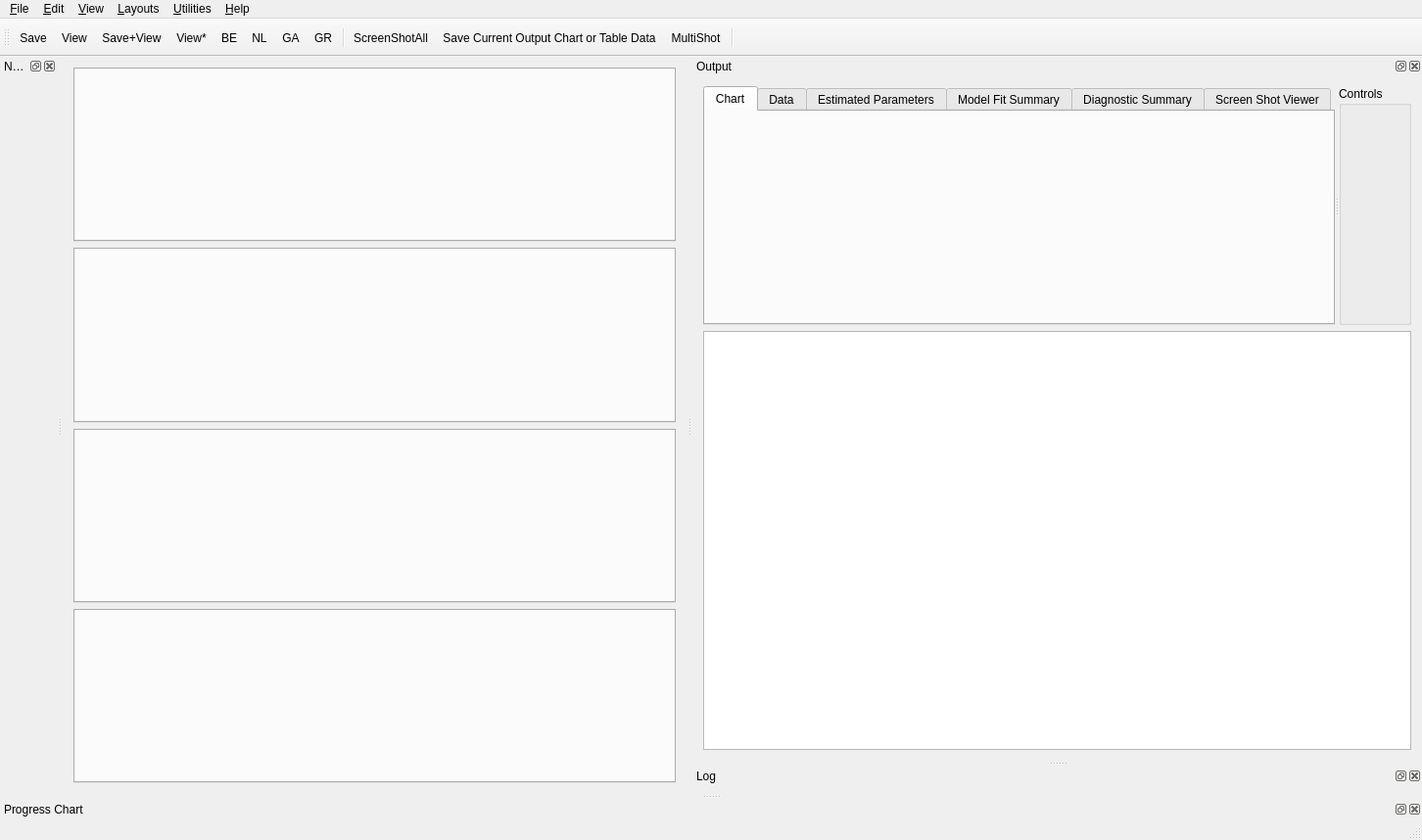
<?xml version="1.0" encoding="UTF-8"?>
<ui version="4.0">
 <class>nmfMainWindow</class>
 <widget class="QMainWindow" name="nmfMainWindow">
  <property name="geometry">
   <rect>
    <x>0</x>
    <y>0</y>
    <width>1452</width>
    <height>858</height>
   </rect>
  </property>
  <property name="windowTitle">
   <string>MSSPM (Kraken)</string>
  </property>
  <widget class="QWidget" name="centralWidget">
   <property name="sizePolicy">
    <sizepolicy hsizetype="Expanding" vsizetype="Expanding">
     <horstretch>0</horstretch>
     <verstretch>0</verstretch>
    </sizepolicy>
   </property>
   <property name="minimumSize">
    <size>
     <width>100</width>
     <height>100</height>
    </size>
   </property>
   <property name="maximumSize">
    <size>
     <width>16777215</width>
     <height>16777215</height>
    </size>
   </property>
   <layout class="QVBoxLayout" name="verticalLayout_3">
    <item>
     <widget class="QTabWidget" name="SetupInputTabWidget">
      <property name="minimumSize">
       <size>
        <width>10</width>
        <height>0</height>
       </size>
      </property>
      <property name="maximumSize">
       <size>
        <width>16777215</width>
        <height>16777215</height>
       </size>
      </property>
      <property name="focusPolicy">
       <enum>Qt::TabFocus</enum>
      </property>
      <property name="whatsThis">
       <string/>
      </property>
      <property name="currentIndex">
       <number>-1</number>
      </property>
     </widget>
    </item>
    <item>
     <widget class="QTabWidget" name="EstimationDataInputTabWidget">
      <property name="enabled">
       <bool>true</bool>
      </property>
      <property name="maximumSize">
       <size>
        <width>16777215</width>
        <height>16777215</height>
       </size>
      </property>
      <property name="toolTip">
       <string/>
      </property>
      <property name="statusTip">
       <string/>
      </property>
      <property name="currentIndex">
       <number>-1</number>
      </property>
      <property name="documentMode">
       <bool>false</bool>
      </property>
      <property name="tabsClosable">
       <bool>false</bool>
      </property>
      <property name="movable">
       <bool>true</bool>
      </property>
     </widget>
    </item>
    <item>
     <widget class="QTabWidget" name="DiagnosticsDataInputTabWidget"/>
    </item>
    <item>
     <widget class="QTabWidget" name="ForecastDataInputTabWidget"/>
    </item>
   </layout>
  </widget>
  <widget class="QMenuBar" name="menuBar">
   <property name="geometry">
    <rect>
     <x>0</x>
     <y>0</y>
     <width>1452</width>
     <height>21</height>
    </rect>
   </property>
   <widget class="QMenu" name="menuFile">
    <property name="title">
     <string>&amp;File</string>
    </property>
    <addaction name="actionOpenCSVFile"/>
    <addaction name="separator"/>
    <addaction name="actionSaveSettings"/>
    <addaction name="actionSaveCurrentRun"/>
    <addaction name="separator"/>
    <addaction name="actionImportDatabase"/>
    <addaction name="actionExportDatabase"/>
    <addaction name="actionExportAllDatabases"/>
    <addaction name="separator"/>
    <addaction name="actionPreferences"/>
    <addaction name="separator"/>
    <addaction name="actionQuit"/>
   </widget>
   <widget class="QMenu" name="menuEdit">
    <property name="title">
     <string>&amp;Edit</string>
    </property>
    <addaction name="actionClear"/>
    <addaction name="actionCopy"/>
    <addaction name="actionPaste"/>
    <addaction name="actionPasteAll"/>
    <addaction name="separator"/>
    <addaction name="actionSelectAll"/>
    <addaction name="actionDeselectAll"/>
   </widget>
   <widget class="QMenu" name="menuData">
    <property name="title">
     <string>&amp;View</string>
    </property>
    <addaction name="actionShowAllSavedRuns"/>
    <addaction name="actionSaveAndShowCurrentRun"/>
    <addaction name="actionShowCurrentRun"/>
    <addaction name="actionShowTableNames"/>
   </widget>
   <widget class="QMenu" name="menuHelp">
    <property name="title">
     <string>&amp;Help</string>
    </property>
    <addaction name="actionWhatsThis"/>
    <addaction name="actionResetCursor"/>
    <addaction name="separator"/>
    <addaction name="actionAbout"/>
   </widget>
   <widget class="QMenu" name="menuUtilities">
    <property name="title">
     <string>&amp;Utilities</string>
    </property>
    <addaction name="actionCreateTables"/>
    <addaction name="actionCreateSimulatedBiomass"/>
    <addaction name="separator"/>
    <addaction name="actionGenerateLinearObservedBiomass"/>
    <addaction name="actionGenerateLogisticObservedBiomass"/>
    <addaction name="actionGenerateLogisticMultiSpeciesObservedBiomass"/>
    <addaction name="actionClearSpecificOutputData"/>
    <addaction name="actionClearOutputData"/>
    <addaction name="separator"/>
    <addaction name="actionSetEstimatedGrowthRateToTestValue"/>
    <addaction name="actionSetEstimatedCarryingCapacityToTestValue"/>
    <addaction name="actionSetEstmatedCompetitionToTestValues"/>
    <addaction name="actionClearEstimatedCompetition"/>
    <addaction name="separator"/>
    <addaction name="actionStopRun"/>
    <addaction name="separator"/>
    <addaction name="separator"/>
    <addaction name="actionToggleManagerMode"/>
    <addaction name="actionToggleManagerModeViewer"/>
   </widget>
   <widget class="QMenu" name="menuLayouts">
    <property name="title">
     <string>&amp;Layouts</string>
    </property>
    <addaction name="actionLayoutOutput"/>
    <addaction name="separator"/>
    <addaction name="actionLayoutDefault"/>
   </widget>
   <addaction name="menuFile"/>
   <addaction name="menuEdit"/>
   <addaction name="menuData"/>
   <addaction name="menuLayouts"/>
   <addaction name="menuUtilities"/>
   <addaction name="menuHelp"/>
  </widget>
  <widget class="QToolBar" name="mainToolBar">
   <property name="windowTitle">
    <string>Main Toolbar</string>
   </property>
   <property name="whatsThis">
    <string>&lt;html&gt;&lt;head/&gt;&lt;body&gt;&lt;p&gt;&lt;br/&gt;&lt;/p&gt;&lt;/body&gt;&lt;/html&gt;</string>
   </property>
   <attribute name="toolBarArea">
    <enum>TopToolBarArea</enum>
   </attribute>
   <attribute name="toolBarBreak">
    <bool>false</bool>
   </attribute>
   <addaction name="actionSaveCurrentRunTB"/>
   <addaction name="actionShowCurrentRunTB"/>
   <addaction name="actionSaveViewTB"/>
   <addaction name="actionShowAllSavedRunsTB"/>
   <addaction name="actionBeesTB"/>
   <addaction name="actionNLoptTB"/>
   <addaction name="actionGeneticTB"/>
   <addaction name="actionGradientTB"/>
   <addaction name="separator"/>
   <addaction name="actionScreenShotAll"/>
   <addaction name="actionScreenShot"/>
   <addaction name="actionMultiShot"/>
   <addaction name="separator"/>
   <addaction name="actionWhatsThisTB"/>
  </widget>
  <widget class="QStatusBar" name="statusBar"/>
  <widget class="QDockWidget" name="NavigatorDockWidget">
   <property name="windowTitle">
    <string>Navigator</string>
   </property>
   <attribute name="dockWidgetArea">
    <number>1</number>
   </attribute>
   <widget class="QWidget" name="NavigatorWidget"/>
  </widget>
  <widget class="QDockWidget" name="OutputDockWidget">
   <property name="windowTitle">
    <string>Output</string>
   </property>
   <attribute name="dockWidgetArea">
    <number>2</number>
   </attribute>
   <widget class="QWidget" name="OutputWidget">
    <layout class="QVBoxLayout" name="verticalLayout_2">
     <item>
      <layout class="QVBoxLayout" name="verticalLayout">
       <item>
        <widget class="QSplitter" name="splitter">
         <property name="orientation">
          <enum>Qt::Horizontal</enum>
         </property>
         <widget class="QTabWidget" name="MSSPMOutputTabWidget">
          <property name="sizePolicy">
           <sizepolicy hsizetype="Expanding" vsizetype="Expanding">
            <horstretch>0</horstretch>
            <verstretch>0</verstretch>
           </sizepolicy>
          </property>
          <property name="minimumSize">
           <size>
            <width>0</width>
            <height>0</height>
           </size>
          </property>
          <property name="maximumSize">
           <size>
            <width>16777215</width>
            <height>16777215</height>
           </size>
          </property>
          <property name="currentIndex">
           <number>0</number>
          </property>
          <property name="usesScrollButtons">
           <bool>false</bool>
          </property>
          <widget class="QWidget" name="MSSPMOutputChartTab">
           <attribute name="title">
            <string>Chart</string>
           </attribute>
          </widget>
          <widget class="QWidget" name="MSSPMDataTab">
           <attribute name="title">
            <string>Data</string>
           </attribute>
           <layout class="QVBoxLayout" name="verticalLayout_13">
            <item>
             <widget class="QTableView" name="MSSPMOutputTV"/>
            </item>
           </layout>
          </widget>
          <widget class="QWidget" name="MSSPMOutputEstimatedParametersTab">
           <attribute name="title">
            <string>Estimated Parameters</string>
           </attribute>
          </widget>
          <widget class="QWidget" name="MSSPMOutputModelFitSummaryTab">
           <attribute name="title">
            <string>Model Fit Summary</string>
           </attribute>
          </widget>
          <widget class="QWidget" name="MSSPMOutputDiagnosticSummaryTab">
           <attribute name="title">
            <string>Diagnostic Summary</string>
           </attribute>
          </widget>
          <widget class="QWidget" name="MSSPMOutputScreenShotViewerTab">
           <attribute name="title">
            <string>Screen Shot Viewer</string>
           </attribute>
          </widget>
         </widget>
         <widget class="QGroupBox" name="MSSPMOutputControlsGB">
          <property name="sizePolicy">
           <sizepolicy hsizetype="Expanding" vsizetype="Expanding">
            <horstretch>0</horstretch>
            <verstretch>0</verstretch>
           </sizepolicy>
          </property>
          <property name="minimumSize">
           <size>
            <width>0</width>
            <height>0</height>
           </size>
          </property>
          <property name="maximumSize">
           <size>
            <width>16777215</width>
            <height>16777215</height>
           </size>
          </property>
          <property name="title">
           <string>Controls</string>
          </property>
         </widget>
        </widget>
       </item>
       <item>
        <widget class="QTextEdit" name="SetupOutputTE">
         <property name="toolTip">
          <string>Shows the output from the Setup procedure.</string>
         </property>
         <property name="statusTip">
          <string>Shows the output from the Setup procedure.</string>
         </property>
         <property name="whatsThis">
          <string>&lt;html&gt;&lt;head/&gt;&lt;body&gt;&lt;p align=&quot;center&quot;&gt;&lt;span style=&quot; font-weight:600;&quot;&gt;Setup Output&lt;/span&gt;&lt;/p&gt;&lt;p&gt;This window shows a recap of the data entered into MSSPM during the Setup process.&lt;br/&gt;&lt;/p&gt;&lt;/body&gt;&lt;/html&gt;</string>
         </property>
         <property name="readOnly">
          <bool>true</bool>
         </property>
         <property name="html">
          <string>&lt;!DOCTYPE HTML PUBLIC &quot;-//W3C//DTD HTML 4.0//EN&quot; &quot;http://www.w3.org/TR/REC-html40/strict.dtd&quot;&gt;
&lt;html&gt;&lt;head&gt;&lt;meta name=&quot;qrichtext&quot; content=&quot;1&quot; /&gt;&lt;style type=&quot;text/css&quot;&gt;
p, li { white-space: pre-wrap; }
&lt;/style&gt;&lt;/head&gt;&lt;body style=&quot; font-family:'Ubuntu'; font-size:10pt; font-weight:400; font-style:normal;&quot;&gt;
&lt;p style=&quot;-qt-paragraph-type:empty; margin-top:0px; margin-bottom:0px; margin-left:0px; margin-right:0px; -qt-block-indent:0; text-indent:0px; font-family:'Noto Sans'; font-size:9pt;&quot;&gt;&lt;br /&gt;&lt;/p&gt;&lt;/body&gt;&lt;/html&gt;</string>
         </property>
        </widget>
       </item>
      </layout>
     </item>
    </layout>
   </widget>
  </widget>
  <widget class="QDockWidget" name="LogDockWidget">
   <property name="windowTitle">
    <string>Log</string>
   </property>
   <attribute name="dockWidgetArea">
    <number>2</number>
   </attribute>
   <widget class="QWidget" name="LogWidget"/>
  </widget>
  <widget class="QDockWidget" name="ProgressDockWidget">
   <property name="windowTitle">
    <string>Progress Chart</string>
   </property>
   <attribute name="dockWidgetArea">
    <number>8</number>
   </attribute>
   <widget class="QWidget" name="ProgressWidget"/>
  </widget>
  <action name="actionConnectToDatabase">
   <property name="text">
    <string>&amp;Connect to Database</string>
   </property>
  </action>
  <action name="actionShowTableNames">
   <property name="text">
    <string>&amp;Table Names</string>
   </property>
   <property name="shortcut">
    <string>Ctrl+Shift+T</string>
   </property>
  </action>
  <action name="actionQuit">
   <property name="text">
    <string>&amp;Quit</string>
   </property>
   <property name="shortcut">
    <string>Ctrl+Q</string>
   </property>
  </action>
  <action name="actionCopy">
   <property name="text">
    <string>&amp;Copy</string>
   </property>
   <property name="toolTip">
    <string>Copy</string>
   </property>
   <property name="shortcut">
    <string>Ctrl+C</string>
   </property>
  </action>
  <action name="actionPaste">
   <property name="text">
    <string>&amp;Paste</string>
   </property>
   <property name="shortcut">
    <string>Ctrl+V</string>
   </property>
  </action>
  <action name="actionClear">
   <property name="text">
    <string>C&amp;lear</string>
   </property>
   <property name="shortcut">
    <string>Ctrl+X</string>
   </property>
  </action>
  <action name="actionPasteAll">
   <property name="text">
    <string>Paste &amp;All</string>
   </property>
   <property name="shortcut">
    <string>Ctrl+Shift+V</string>
   </property>
  </action>
  <action name="actionSelectAll">
   <property name="text">
    <string>&amp;Select All</string>
   </property>
   <property name="shortcut">
    <string>Ctrl+A</string>
   </property>
  </action>
  <action name="actionDeselectAll">
   <property name="text">
    <string>&amp;Deselect All</string>
   </property>
   <property name="shortcut">
    <string>Ctrl+Shift+A</string>
   </property>
  </action>
  <action name="actionShowCurrentRun">
   <property name="checkable">
    <bool>false</bool>
   </property>
   <property name="text">
    <string>Current Run</string>
   </property>
   <property name="toolTip">
    <string>Show chart of current run</string>
   </property>
   <property name="statusTip">
    <string>Show chart of current run</string>
   </property>
   <property name="shortcut">
    <string>Ctrl+Shift+C</string>
   </property>
  </action>
  <action name="actionClearOutputData2">
   <property name="text">
    <string>Clear Output Data</string>
   </property>
   <property name="toolTip">
    <string>Clears all estimated and derived output tables from database</string>
   </property>
   <property name="statusTip">
    <string>Clears all estimated and derived output tables from database</string>
   </property>
  </action>
  <action name="actionShowAllSavedRuns">
   <property name="text">
    <string>All Saved Runs</string>
   </property>
   <property name="toolTip">
    <string>Show charts of all data in output tables.</string>
   </property>
   <property name="statusTip">
    <string>Show charts of all data in output tables.</string>
   </property>
  </action>
  <action name="actionSaveCurrentRun">
   <property name="text">
    <string>Save Current Run</string>
   </property>
  </action>
  <action name="actionClearOutputData">
   <property name="text">
    <string>Clear All Output Data</string>
   </property>
   <property name="toolTip">
    <string>Clears all Output and Forecast tables from database</string>
   </property>
   <property name="statusTip">
    <string>Clears all Output and Forecast tables from database</string>
   </property>
  </action>
  <action name="actionSaveAndShowCurrentRun">
   <property name="text">
    <string>And Save Current Run</string>
   </property>
   <property name="toolTip">
    <string>Save and then show chart of current run</string>
   </property>
   <property name="statusTip">
    <string>Save and then show chart of current run</string>
   </property>
  </action>
  <action name="actionShowCurrentRunTB">
   <property name="text">
    <string>View</string>
   </property>
   <property name="toolTip">
    <string>View Current Run</string>
   </property>
   <property name="whatsThis">
    <string>&lt;html&gt;&lt;head/&gt;&lt;body&gt;&lt;p align=&quot;center&quot;&gt;&lt;span style=&quot; font-weight:600;&quot;&gt;View Current Run&lt;/span&gt;&lt;/p&gt;&lt;p&gt;Shows the current run for the currently selected Species. This is the run that was previously saved.&lt;/p&gt;&lt;/body&gt;&lt;/html&gt;</string>
   </property>
  </action>
  <action name="actionShowAllSavedRunsTB">
   <property name="text">
    <string>View*</string>
   </property>
   <property name="toolTip">
    <string>View All Saved Runs</string>
   </property>
   <property name="whatsThis">
    <string>&lt;html&gt;&lt;head/&gt;&lt;body&gt;&lt;p align=&quot;center&quot;&gt;&lt;span style=&quot; font-weight:600;&quot;&gt;Show All Saved Runs&lt;/span&gt;&lt;/p&gt;&lt;p&gt;This feature allows all the saved runs to be viewed on the same chart. This button must be used in conjunction with the BE and NL toggles to filter which saved runs are to be displayed.&lt;/p&gt;&lt;/body&gt;&lt;/html&gt;</string>
   </property>
  </action>
  <action name="actionSaveCurrentRunTB">
   <property name="text">
    <string>Save</string>
   </property>
   <property name="toolTip">
    <string>Save Current Run</string>
   </property>
   <property name="whatsThis">
    <string>&lt;html&gt;&lt;head/&gt;&lt;body&gt;&lt;p align=&quot;center&quot;&gt;&lt;span style=&quot; font-weight:600;&quot;&gt;Save Current Run&lt;/span&gt;&lt;/p&gt;&lt;p&gt;Saves the current run so it can be viewed with other saved runs on same plot.&lt;/p&gt;&lt;/body&gt;&lt;/html&gt;</string>
   </property>
  </action>
  <action name="actionBeesTB">
   <property name="checkable">
    <bool>true</bool>
   </property>
   <property name="checked">
    <bool>false</bool>
   </property>
   <property name="text">
    <string>BE</string>
   </property>
   <property name="toolTip">
    <string>Used with View* to show only Bees Algorithm curves</string>
   </property>
   <property name="whatsThis">
    <string>&lt;html&gt;&lt;head/&gt;&lt;body&gt;&lt;p align=&quot;center&quot;&gt;&lt;span style=&quot; font-weight:600;&quot;&gt;Bees Filter&lt;/span&gt;&lt;/p&gt;&lt;p&gt;When used in conjunction with the View* button, this option allows all of the Bees saved plots to be viewed in the same chart.&lt;/p&gt;&lt;/body&gt;&lt;/html&gt;</string>
   </property>
  </action>
  <action name="actionGeneticTB">
   <property name="checkable">
    <bool>true</bool>
   </property>
   <property name="checked">
    <bool>false</bool>
   </property>
   <property name="text">
    <string>GA</string>
   </property>
   <property name="toolTip">
    <string>Used with View* to show only Genetic Algorithm curves</string>
   </property>
  </action>
  <action name="actionGradientTB">
   <property name="checkable">
    <bool>true</bool>
   </property>
   <property name="checked">
    <bool>false</bool>
   </property>
   <property name="text">
    <string>GR</string>
   </property>
   <property name="toolTip">
    <string>Used with View* to show only Gradient-Based Algorithm curves</string>
   </property>
  </action>
  <action name="actionGenerateLinearObservedBiomass">
   <property name="text">
    <string>Generate Linear Observed Biomass</string>
   </property>
   <property name="toolTip">
    <string>Generate Linear Observed Biomass for Testing Purposes</string>
   </property>
   <property name="visible">
    <bool>false</bool>
   </property>
  </action>
  <action name="actionGenerateLogisticObservedBiomass">
   <property name="text">
    <string>Generate Logistic Observed Biomass</string>
   </property>
   <property name="toolTip">
    <string>Generate Logistic Observed Biomass for Testing Purposes</string>
   </property>
   <property name="visible">
    <bool>false</bool>
   </property>
  </action>
  <action name="actionGenerateLogisticMultiSpeciesObservedBiomass">
   <property name="text">
    <string>Generate Logistic Multi-Species Observed Biomass</string>
   </property>
   <property name="toolTip">
    <string>Generate Logistic Multi-Species Observed Biomass for Testing Purposes</string>
   </property>
   <property name="visible">
    <bool>false</bool>
   </property>
  </action>
  <action name="actionSetEstimatedGrowthRateToTestValue">
   <property name="checkable">
    <bool>false</bool>
   </property>
   <property name="text">
    <string>Set Estimated Growth Rate to Test Value </string>
   </property>
   <property name="visible">
    <bool>false</bool>
   </property>
  </action>
  <action name="actionSetEstimatedCarryingCapacityToTestValue">
   <property name="text">
    <string>Set Estimated Carrying Capacity to Test Value</string>
   </property>
   <property name="visible">
    <bool>false</bool>
   </property>
  </action>
  <action name="actionSetEstmatedCompetitionToTestValues">
   <property name="text">
    <string>Set Estmated Competition to Test Values</string>
   </property>
   <property name="visible">
    <bool>false</bool>
   </property>
  </action>
  <action name="actionClearEstimatedCompetition">
   <property name="text">
    <string>Clear Estimated Competition</string>
   </property>
   <property name="visible">
    <bool>false</bool>
   </property>
  </action>
  <action name="actionSaveViewTB">
   <property name="text">
    <string>Save+View</string>
   </property>
   <property name="toolTip">
    <string>Save the Current Run and View the Output</string>
   </property>
   <property name="whatsThis">
    <string>&lt;html&gt;&lt;head/&gt;&lt;body&gt;&lt;p align=&quot;center&quot;&gt;&lt;span style=&quot; font-weight:600;&quot;&gt;Save+View&lt;/span&gt;&lt;/p&gt;&lt;p&gt;This feature allows the user to Save the current run and View it as the current plot. It is the default behavior of the tool.&lt;/p&gt;&lt;/body&gt;&lt;/html&gt;</string>
   </property>
  </action>
  <action name="actionStopRun">
   <property name="text">
    <string>&amp;Stop the Current Run</string>
   </property>
   <property name="shortcut">
    <string>Ctrl+Esc</string>
   </property>
  </action>
  <action name="actionCreateTables">
   <property name="text">
    <string>Create Tables</string>
   </property>
   <property name="toolTip">
    <string>Creates any database tables not yet created</string>
   </property>
   <property name="statusTip">
    <string>Creates any database tables not yet created</string>
   </property>
  </action>
  <action name="actionLayoutOutput">
   <property name="text">
    <string>&amp;Output</string>
   </property>
   <property name="shortcut">
    <string>Ctrl+1</string>
   </property>
  </action>
  <action name="actionLayoutDefault">
   <property name="text">
    <string>&amp;Default</string>
   </property>
   <property name="shortcut">
    <string>Ctrl+L</string>
   </property>
  </action>
  <action name="actionWhatsThis">
   <property name="checkable">
    <bool>false</bool>
   </property>
   <property name="checked">
    <bool>false</bool>
   </property>
   <property name="text">
    <string>&amp;What's This?</string>
   </property>
   <property name="iconText">
    <string>Point and Click Help Feature (called &quot;What's This?&quot;) </string>
   </property>
   <property name="toolTip">
    <string>Point and Click Help Feature (called &quot;What's This?&quot;) </string>
   </property>
   <property name="statusTip">
    <string>Point and Click Help Feature (called &quot;What's This?&quot;) </string>
   </property>
  </action>
  <action name="actionAbout">
   <property name="text">
    <string>About...</string>
   </property>
  </action>
  <action name="actionWhatsThisTB">
   <property name="icon">
    <iconset resource="resource.qrc">
     <normaloff>:/icons/whatsthis.png</normaloff>:/icons/whatsthis.png</iconset>
   </property>
   <property name="text">
    <string/>
   </property>
   <property name="toolTip">
    <string>Point and Click Help Feature (called &quot;What's This?&quot;) </string>
   </property>
   <property name="statusTip">
    <string>Point and Click Help Feature (called &quot;What's This?&quot;) </string>
   </property>
   <property name="whatsThis">
    <string>&lt;html&gt;&lt;head/&gt;&lt;body&gt;&lt;p align=&quot;center&quot;&gt;&lt;span style=&quot; font-weight:600;&quot;&gt;WhatsThis? Help&lt;/span&gt;&lt;/p&gt;&lt;p&gt;This is the WhatsThis? help functionality available in this application. Selecting this feature will transform the cursor into a WhatsThis? cursor. As the user hovers this transformed cursor over an object that has additional &amp;quot;WhatsThis?&amp;quot; help implemented, the cursor shape will change to a question mark with an arrow which signifies additional popup help will appear once the user clicks over the object.&lt;/p&gt;&lt;/body&gt;&lt;/html&gt;</string>
   </property>
  </action>
  <action name="actionNLoptTB">
   <property name="checkable">
    <bool>true</bool>
   </property>
   <property name="text">
    <string>NL</string>
   </property>
   <property name="toolTip">
    <string>Used with View* to show only the NLopt curves</string>
   </property>
   <property name="whatsThis">
    <string>&lt;html&gt;&lt;head/&gt;&lt;body&gt;&lt;p align=&quot;center&quot;&gt;&lt;span style=&quot; font-weight:600;&quot;&gt;NLopt Filter&lt;/span&gt;&lt;/p&gt;&lt;p&gt;When used in conjunction with the View* button, this option allows all of the NLopt saved plots to be viewed in the same chart.&lt;/p&gt;&lt;/body&gt;&lt;/html&gt;</string>
   </property>
  </action>
  <action name="actionSaveSettings">
   <property name="text">
    <string>Save Settings</string>
   </property>
   <property name="toolTip">
    <string>Save GUI Location and Size</string>
   </property>
  </action>
  <action name="actionClearSpecificOutputData">
   <property name="text">
    <string>Clear Specific Output Data...</string>
   </property>
   <property name="toolTip">
    <string>Clears Output and Forecast tables of a specific Algorithm from database</string>
   </property>
   <property name="statusTip">
    <string>Clears Output and Forecast tables of a specific Algorithm from database</string>
   </property>
  </action>
  <action name="actionPreferences">
   <property name="text">
    <string>P&amp;references...</string>
   </property>
   <property name="toolTip">
    <string>Application Preferences</string>
   </property>
   <property name="statusTip">
    <string>Application Preferences</string>
   </property>
   <property name="shortcut">
    <string>Ctrl+P</string>
   </property>
  </action>
  <action name="actionScreenShot">
   <property name="icon">
    <iconset resource="resource.qrc">
     <normaloff>:/icons/scrgrb.png</normaloff>:/icons/scrgrb.png</iconset>
   </property>
   <property name="text">
    <string>Save Current Output Chart or Table Data</string>
   </property>
   <property name="iconText">
    <string>Save Current Output Chart or Table Data</string>
   </property>
   <property name="toolTip">
    <string>Save Current Output Chart or Table Data</string>
   </property>
   <property name="whatsThis">
    <string>&lt;html&gt;&lt;head/&gt;&lt;body&gt;&lt;p align=&quot;center&quot;&gt;&lt;span style=&quot; font-weight:600;&quot;&gt;Snapshot&lt;/span&gt;&lt;/p&gt;&lt;p&gt;This function saves either the current Output Chart or Output Table Data when clicked, depending upon what's currently visible, after prompting the user for a file name.&lt;/p&gt;&lt;/body&gt;&lt;/html&gt;</string>
   </property>
  </action>
  <action name="actionImportDatabase">
   <property name="text">
    <string>Import Database...</string>
   </property>
   <property name="toolTip">
    <string>Import MySQL Database</string>
   </property>
   <property name="statusTip">
    <string>Import MySQL Database</string>
   </property>
  </action>
  <action name="actionExportDatabase">
   <property name="text">
    <string>Export Database...</string>
   </property>
   <property name="toolTip">
    <string>Export MySQL Database</string>
   </property>
   <property name="statusTip">
    <string>Export MySQL Database</string>
   </property>
  </action>
  <action name="actionMultiShot">
   <property name="checkable">
    <bool>true</bool>
   </property>
   <property name="icon">
    <iconset>
     <normaloff>:/icons/multishot2.png</normaloff>
     <normalon>:/icons/multishot.png</normalon>:/icons/multishot2.png</iconset>
   </property>
   <property name="text">
    <string>MultiShot</string>
   </property>
   <property name="toolTip">
    <string>Toggles multi shot mode</string>
   </property>
   <property name="whatsThis">
    <string>&lt;html&gt;&lt;head/&gt;&lt;body&gt;&lt;p align=&quot;center&quot;&gt;&lt;span style=&quot; font-weight:600;&quot;&gt;Multi Shot&lt;/span&gt;&lt;/p&gt;&lt;p&gt;This button acts as a toggle for capturing multiple plots to the same image file. The user clicks this button once to activate multi shot mode. The user then captures plots in whatever order desired by using the camera icon to the left. The user exits multi shot mode by clicking this button again.&lt;/p&gt;&lt;p&gt;When the uiser leaves the multi shot mode, they will be prompted for an image file name which will contain all of the captured plots merged vertically into a single image file.&lt;/p&gt;&lt;/body&gt;&lt;/html&gt;</string>
   </property>
  </action>
  <action name="actionScreenShotAll">
   <property name="icon">
    <iconset resource="resource.qrc">
     <normaloff>:/icons/scrgrbAll.png</normaloff>:/icons/scrgrbAll.png</iconset>
   </property>
   <property name="text">
    <string>ScreenShotAll</string>
   </property>
   <property name="toolTip">
    <string>Captures all Species/Guild plots (for the current Chart Type) at once</string>
   </property>
   <property name="whatsThis">
    <string>&lt;html&gt;&lt;head/&gt;&lt;body&gt;&lt;p align=&quot;center&quot;&gt;&lt;span style=&quot; font-weight:600;&quot;&gt;All Species Capture&lt;/span&gt;&lt;/p&gt;&lt;p&gt;This feature allows the user to capture all the Species or Guild plots (for the current chart type) into one composite image. The layout of plots is per the layout defined in the Preferences. The composite plot is then available to the user in the Screen Shot Viewer tab for viewing.&lt;/p&gt;&lt;/body&gt;&lt;/html&gt;</string>
   </property>
  </action>
  <action name="actionResetCursor">
   <property name="text">
    <string>Reset Cursor</string>
   </property>
  </action>
  <action name="actionExportAllDatabases">
   <property name="text">
    <string>Export All Databases...</string>
   </property>
   <property name="toolTip">
    <string>Export All MySQL Databases</string>
   </property>
  </action>
  <action name="actionToggleManagerMode">
   <property name="checkable">
    <bool>true</bool>
   </property>
   <property name="text">
    <string>&amp;REMORA Management Tool</string>
   </property>
   <property name="toolTip">
    <string>Toggles On/Off the REMORA Management Tool</string>
   </property>
   <property name="shortcut">
    <string>Ctrl+R</string>
   </property>
  </action>
  <action name="actionToggleManagerModeViewer">
   <property name="checkable">
    <bool>true</bool>
   </property>
   <property name="text">
    <string>REMORA Vie&amp;wer</string>
   </property>
   <property name="toolTip">
    <string>Toggles On/Off the REMORA Viewer</string>
   </property>
   <property name="shortcut">
    <string>Ctrl+W</string>
   </property>
  </action>
  <action name="actionOpenCSVFile">
   <property name="enabled">
    <bool>false</bool>
   </property>
   <property name="text">
    <string>Open CSV File...</string>
   </property>
   <property name="toolTip">
    <string>Open VIEWMORA CSV File</string>
   </property>
   <property name="statusTip">
    <string>Open REMORA CSV File</string>
   </property>
  </action>
  <action name="actionCreateSimulatedBiomass">
   <property name="text">
    <string>Create Simulated Biomass...</string>
   </property>
   <property name="toolTip">
    <string>Create Simulated Biomass Dataset</string>
   </property>
  </action>
 </widget>
 <layoutdefault spacing="6" margin="11"/>
 <resources>
  <include location="resource.qrc"/>
 </resources>
 <connections/>
</ui>
